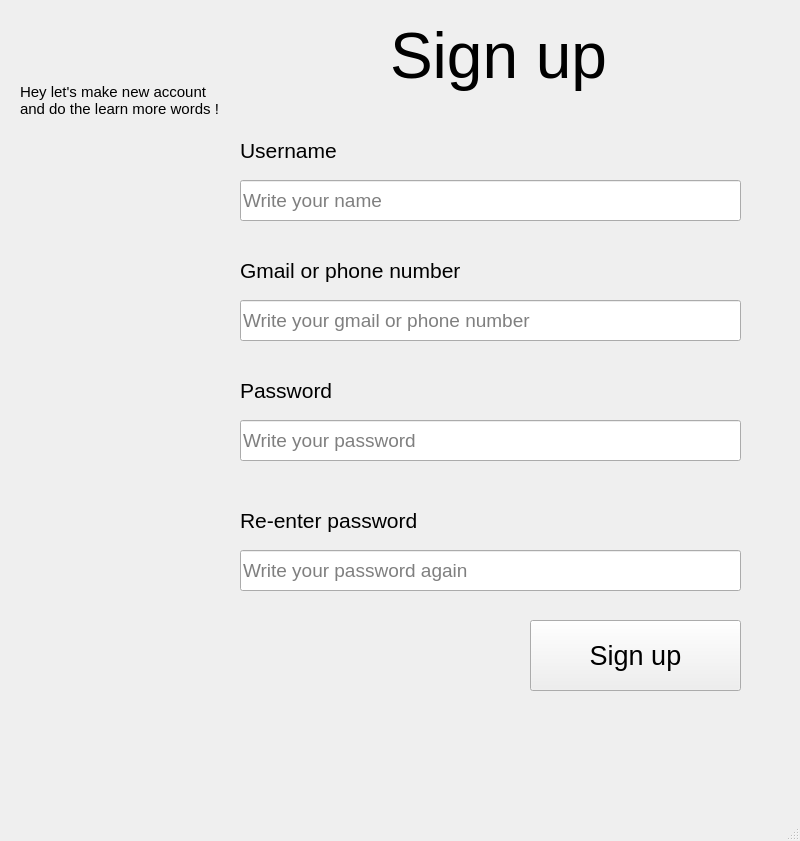
<?xml version="1.0" encoding="UTF-8"?>
<ui version="4.0">
 <class>MainWindow</class>
 <widget class="QMainWindow" name="MainWindow">
  <property name="geometry">
   <rect>
    <x>0</x>
    <y>0</y>
    <width>800</width>
    <height>841</height>
   </rect>
  </property>
  <property name="windowTitle">
   <string>MainWindow</string>
  </property>
  <widget class="QWidget" name="centralwidget">
   <widget class="QLineEdit" name="lineEdit_3">
    <property name="geometry">
     <rect>
      <x>240</x>
      <y>420</y>
      <width>501</width>
      <height>41</height>
     </rect>
    </property>
    <property name="font">
     <font>
      <pointsize>14</pointsize>
     </font>
    </property>
    <property name="text">
     <string/>
    </property>
    <property name="echoMode">
     <enum>QLineEdit::Password</enum>
    </property>
    <property name="placeholderText">
     <string>Write your password</string>
    </property>
   </widget>
   <widget class="QLineEdit" name="lineEdit">
    <property name="geometry">
     <rect>
      <x>240</x>
      <y>180</y>
      <width>501</width>
      <height>41</height>
     </rect>
    </property>
    <property name="font">
     <font>
      <pointsize>14</pointsize>
     </font>
    </property>
    <property name="text">
     <string/>
    </property>
    <property name="placeholderText">
     <string>Write your name</string>
    </property>
   </widget>
   <widget class="QLabel" name="label_3">
    <property name="geometry">
     <rect>
      <x>240</x>
      <y>250</y>
      <width>281</width>
      <height>41</height>
     </rect>
    </property>
    <property name="font">
     <font>
      <pointsize>16</pointsize>
     </font>
    </property>
    <property name="text">
     <string>Gmail or phone number</string>
    </property>
   </widget>
   <widget class="QLabel" name="label">
    <property name="geometry">
     <rect>
      <x>390</x>
      <y>0</y>
      <width>271</width>
      <height>111</height>
     </rect>
    </property>
    <property name="font">
     <font>
      <pointsize>48</pointsize>
     </font>
    </property>
    <property name="text">
     <string>Sign up</string>
    </property>
   </widget>
   <widget class="QPushButton" name="pushButton">
    <property name="geometry">
     <rect>
      <x>530</x>
      <y>620</y>
      <width>211</width>
      <height>71</height>
     </rect>
    </property>
    <property name="font">
     <font>
      <pointsize>20</pointsize>
     </font>
    </property>
    <property name="text">
     <string>Sign up</string>
    </property>
   </widget>
   <widget class="QLabel" name="label_7">
    <property name="geometry">
     <rect>
      <x>20</x>
      <y>70</y>
      <width>241</width>
      <height>61</height>
     </rect>
    </property>
    <property name="font">
     <font>
      <pointsize>11</pointsize>
     </font>
    </property>
    <property name="text">
     <string>Hey let's make new account 
and do the learn more words !</string>
    </property>
   </widget>
   <widget class="QLabel" name="label_6">
    <property name="geometry">
     <rect>
      <x>60</x>
      <y>130</y>
      <width>121</width>
      <height>241</height>
     </rect>
    </property>
    <property name="text">
     <string/>
    </property>
    <property name="pixmap">
     <pixmap>../PTI picture SPCK/Girl.png</pixmap>
    </property>
    <property name="scaledContents">
     <bool>true</bool>
    </property>
   </widget>
   <widget class="QLabel" name="label_2">
    <property name="geometry">
     <rect>
      <x>240</x>
      <y>130</y>
      <width>151</width>
      <height>41</height>
     </rect>
    </property>
    <property name="font">
     <font>
      <pointsize>16</pointsize>
     </font>
    </property>
    <property name="text">
     <string>Username</string>
    </property>
   </widget>
   <widget class="QLabel" name="label_4">
    <property name="geometry">
     <rect>
      <x>240</x>
      <y>370</y>
      <width>121</width>
      <height>41</height>
     </rect>
    </property>
    <property name="font">
     <font>
      <pointsize>16</pointsize>
     </font>
    </property>
    <property name="text">
     <string>Password</string>
    </property>
   </widget>
   <widget class="QLineEdit" name="lineEdit_2">
    <property name="geometry">
     <rect>
      <x>240</x>
      <y>300</y>
      <width>501</width>
      <height>41</height>
     </rect>
    </property>
    <property name="font">
     <font>
      <pointsize>14</pointsize>
     </font>
    </property>
    <property name="text">
     <string/>
    </property>
    <property name="placeholderText">
     <string>Write your gmail or phone number</string>
    </property>
   </widget>
   <widget class="QLabel" name="label_5">
    <property name="geometry">
     <rect>
      <x>240</x>
      <y>500</y>
      <width>241</width>
      <height>41</height>
     </rect>
    </property>
    <property name="font">
     <font>
      <pointsize>16</pointsize>
     </font>
    </property>
    <property name="text">
     <string>Re-enter password</string>
    </property>
   </widget>
   <widget class="QLineEdit" name="lineEdit_4">
    <property name="geometry">
     <rect>
      <x>240</x>
      <y>550</y>
      <width>501</width>
      <height>41</height>
     </rect>
    </property>
    <property name="font">
     <font>
      <pointsize>14</pointsize>
     </font>
    </property>
    <property name="text">
     <string/>
    </property>
    <property name="echoMode">
     <enum>QLineEdit::Password</enum>
    </property>
    <property name="placeholderText">
     <string>Write your password again</string>
    </property>
   </widget>
  </widget>
  <widget class="QMenuBar" name="menubar">
   <property name="geometry">
    <rect>
     <x>0</x>
     <y>0</y>
     <width>800</width>
     <height>26</height>
    </rect>
   </property>
  </widget>
  <widget class="QStatusBar" name="statusbar"/>
 </widget>
 <resources/>
 <connections/>
</ui>
